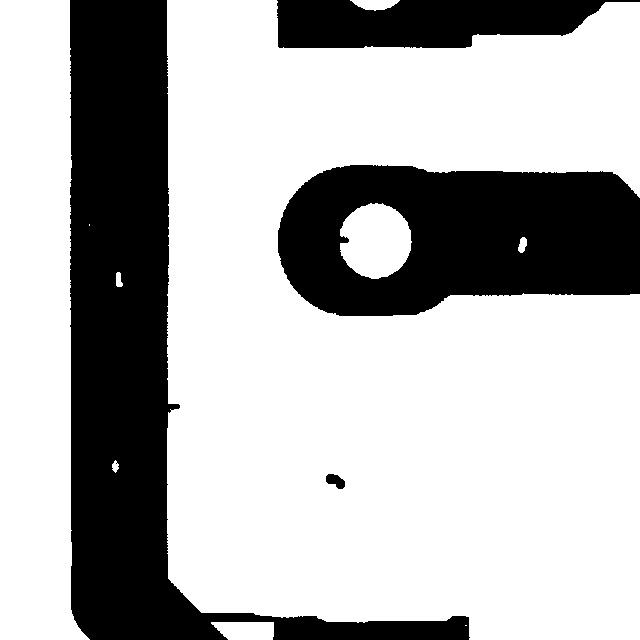
#> input picture data/DeepPCB_raw/PCBData/group00041/00041/00041002_test.jpg, 640 x 640 px
$ python -i preprocessor.py   (imports and definitions only)
#> lines starting #> are read from the running program, lines starting #| are printed output that depends on the picture; after the words box and inside, x2 and y2 are one past the last pixel; in counts of white or black regions, pixels touching at a corner belong together
"""工业 PCB 图像预处理流程。

ROI 有效区域裁剪 -> 高斯滤波降噪 -> 亮度/对比度均衡 -> 尺寸归一化。
每一步均可独立调用，便于论文中说明各环节的贡献。
"""
import cv2
import numpy as np


class PCBPreprocessor:
    def __init__(self, target_size=320):
        self.target_size = target_size

    def crop_roi(self, image):
        """基于最大前景轮廓裁剪有效 PCB 区域，保留 3% 边距防止切掉边缘缺陷。"""
        gray = cv2.cvtColor(image, cv2.COLOR_BGR2GRAY)
        blur = cv2.GaussianBlur(gray, (5, 5), 0)
        _, binary = cv2.threshold(blur, 0, 255, cv2.THRESH_BINARY_INV + cv2.THRESH_OTSU)
        contours, _ = cv2.findContours(binary, cv2.RETR_EXTERNAL, cv2.CHAIN_APPROX_SIMPLE)
        if not contours:
            return image, "ROI: 未找到有效轮廓，保留原图"
        contour = max(contours, key=cv2.contourArea)
        x, y, w, h = cv2.boundingRect(contour)
        height, width = image.shape[:2]
        # DeepPCB 图像本身已是裁剪好的板区，前景为线路而非整板轮廓。
        # 仅当轮廓在宽、高两个方向均覆盖大部分画面时才执行裁剪，避免误切缺陷。
        if w < 0.70 * width or h < 0.70 * height:
            return image, "ROI: 图像已为有效板区，保留原图"
        margin_x, margin_y = int(0.03 * width), int(0.03 * height)
        x0, y0 = max(0, x - margin_x), max(0, y - margin_y)
        x1, y1 = min(width, x + w + margin_x), min(height, y + h + margin_y)
        return image[y0:y1, x0:x1], f"ROI: 裁剪至 {x1 - x0}×{y1 - y0}"

    def denoise(self, image):
        """高斯滤波抑制细小噪点。"""
        return cv2.GaussianBlur(image, (3, 3), 0), "降噪: Gaussian 3×3"

    def balance_brightness(self, image):
        """LAB 空间 CLAHE 局部对比度增强，改善光照不均。"""
        lab = cv2.cvtColor(image, cv2.COLOR_BGR2LAB)
        l_channel, a_channel, b_channel = cv2.split(lab)
        clahe = cv2.createCLAHE(clipLimit=1.5, tileGridSize=(8, 8))
        enhanced = clahe.apply(l_channel)
        result = cv2.cvtColor(cv2.merge([enhanced, a_channel, b_channel]), cv2.COLOR_LAB2BGR)
        return result, "均衡: CLAHE clip=1.5"

    def normalize(self, image):
        """等比缩放并补边到统一尺寸（letterbox）。"""
        height, width = image.shape[:2]
        scale = min(self.target_size / width, self.target_size / height)
        new_w, new_h = max(1, round(width * scale)), max(1, round(height * scale))
        resized = cv2.resize(image, (new_w, new_h), interpolation=cv2.INTER_LINEAR)
        canvas = np.full((self.target_size, self.target_size, 3), 114, dtype=np.uint8)
        x_offset = (self.target_size - new_w) // 2
        y_offset = (self.target_size - new_h) // 2
        canvas[y_offset:y_offset + new_h, x_offset:x_offset + new_w] = resized
        return canvas, f"归一化: {self.target_size}×{self.target_size}"

    def process(self, image):
        """完整预处理流程，返回 (处理后图像, 步骤说明列表)。"""
        steps = []
        result, note = self.crop_roi(image)
        steps.append(note)
        result, note = self.denoise(result)
        steps.append(note)
        result, note = self.balance_brightness(result)
        steps.append(note)
        return result, steps

>>> import cv2
>>> picture = cv2.imread('../data/DeepPCB_raw/PCBData/group00041/00041/00041002_test.jpg')
#> picture is the input picture: shape (640, 640, 3); min 0, max 255, mean 178.4
>>> result = PCBPreprocessor().process(picture)
#> in crop_roi, `_, binary = cv2.threshold(blur, 0, 255, cv2.THRESH_BINARY_INV + cv2.TH..`:
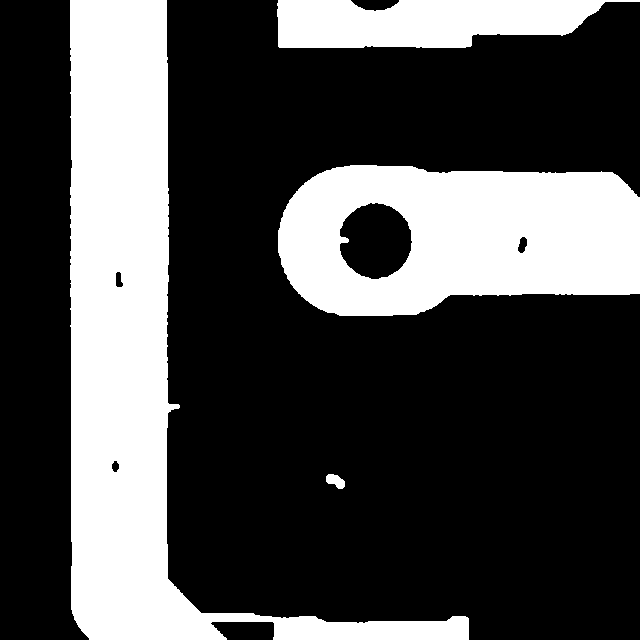
#> binary: shape (640, 640); 30% white; 4 white regions
#> in crop_roi, `contours, _ = cv2.findContours(binary, cv2.RETR_EXTERNAL, cv2.CHAIN_AP..`: contours = 4 contours; box (x1, y1, x2, y2) and area: (70, 0, 469, 640) 67173, (278, 165, 640, 316) 45536, (277, 0, 640, 48) 12634, (326, 474, 345, 489) 164
#> in crop_roi, `contour = max(contours, key=cv2.contourArea)`: contour = contour of 260 points, box (x1, y1, x2, y2) (70, 0, 469, 640), area 67173
#> in crop_roi, `x, y, w, h = cv2.boundingRect(contour)`: x = 70; y = 0; w = 399; h = 640
#> in process, `result, note = self.crop_roi(image)`: note = 'ROI: 图像已为有效板区，保留原图'
#> in process, `result, note = self.denoise(result)`: note = '降噪: Gaussian 3×3'
#> in balance_brightness, `lab = cv2.cvtColor(image, cv2.COLOR_BGR2LAB)`: lab: shape (640, 640, 3); mean of channels 0, 1, 2 178.5, 128, 128
#> in balance_brightness, `l_channel, a_channel, b_channel = cv2.split(lab)`: a_channel: shape (640, 640); every value is 128
#> in process, `result, note = self.balance_brightness(result)`: note = '均衡: CLAHE clip=1.5'

$ run again, on data/DeepPCB_raw/PCBData/group00041/00041/00041005_test.jpg
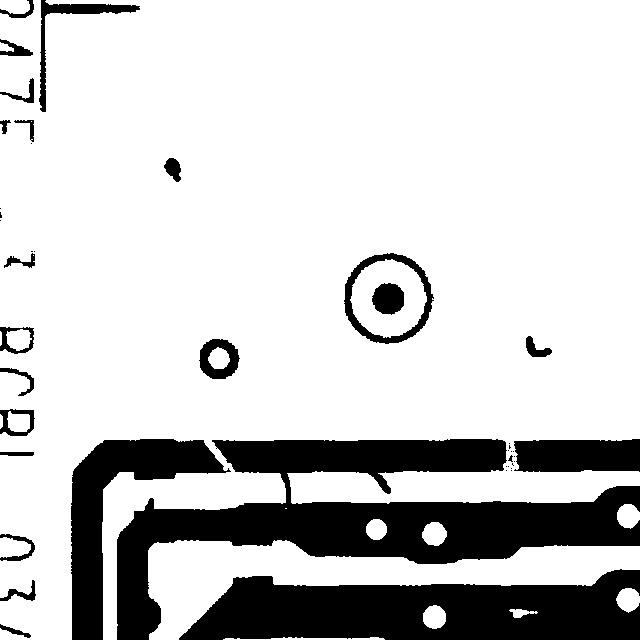
#> input picture data/DeepPCB_raw/PCBData/group00041/00041/00041005_test.jpg, 640 x 640 px
#> picture is the input picture: shape (640, 640, 3); min 0, max 255, mean 204.3
#> in crop_roi, `blur = cv2.GaussianBlur(gray, (5, 5), 0)`:
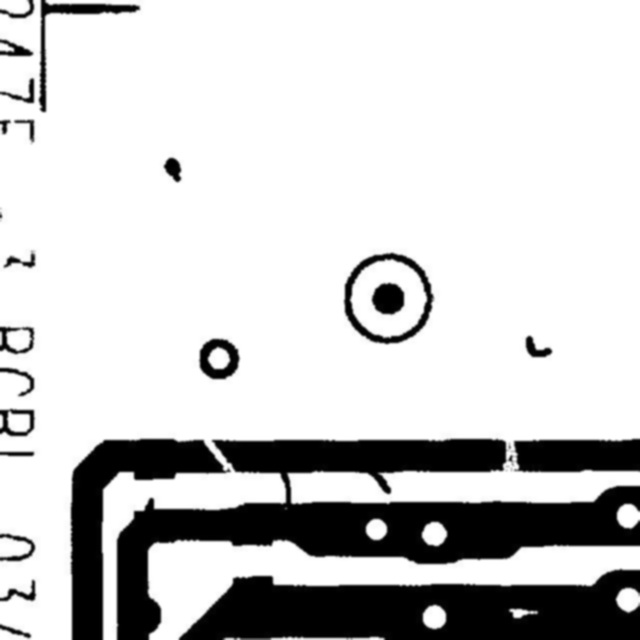
#> blur: shape (640, 640); min 0, max 255, mean 204.3
#> in crop_roi, `_, binary = cv2.threshold(blur, 0, 255, cv2.THRESH_BINARY_INV + cv2.TH..`:
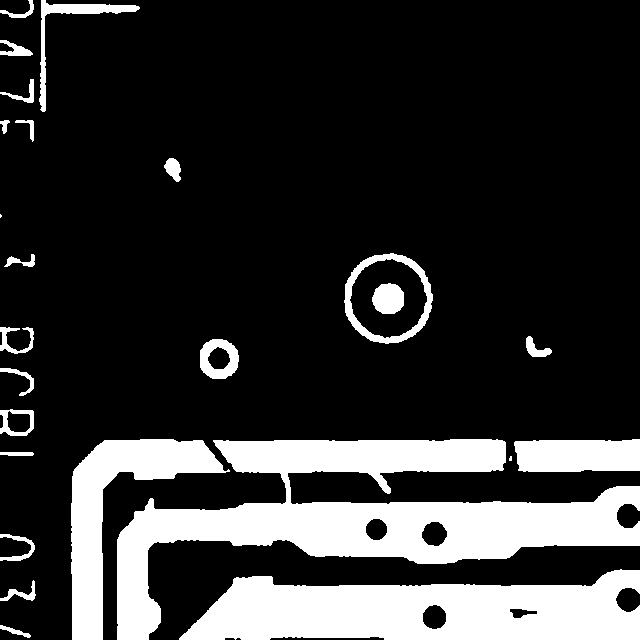
#> binary: shape (640, 640); 19.9% white; 25 white regions (2 under 20 px)
#> contours = 24 contours, 2 with area under 20; largest, box (x1, y1, x2, y2) and area: (117, 439, 640, 640) 35772, (179, 569, 640, 640) 23546, (71, 439, 230, 640) 9498, (344, 253, 433, 344) 6177, (514, 439, 640, 472) 3698
#> contour = contour of 431 points, box (x1, y1, x2, y2) (117, 439, 640, 640), area 35772
#> x = 117; y = 439; w = 523; h = 201
#> in process, `result, note = self.crop_roi(image)`: note = 'ROI: 图像已为有效板区，保留原图'
#> in process, `result, note = self.denoise(result)`: note = '降噪: Gaussian 3×3'
#> lab: shape (640, 640, 3); mean of channels 0, 1, 2 204.5, 128, 128
#> a_channel: shape (640, 640); every value is 128
#> in process, `result, note = self.balance_brightness(result)`: note = '均衡: CLAHE clip=1.5'

$ run again, on data/DeepPCB_raw/PCBData/group00041/00041/00041045_test.jpg
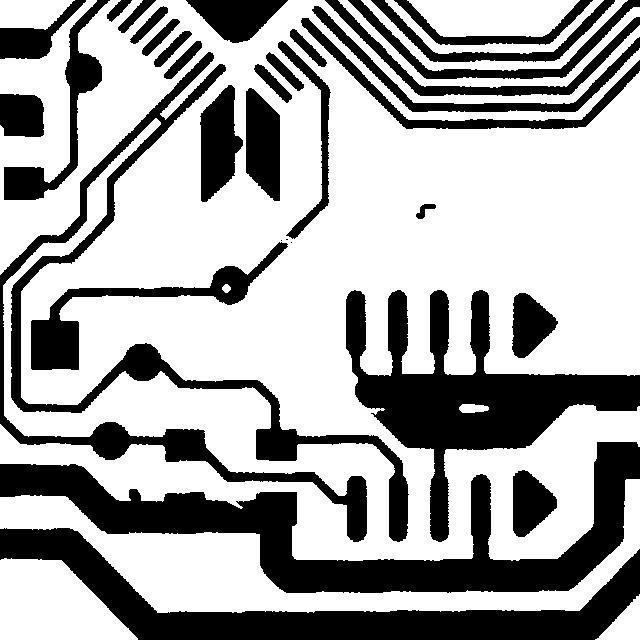
#> input picture data/DeepPCB_raw/PCBData/group00041/00041/00041045_test.jpg, 640 x 640 px
#> picture is the input picture: shape (640, 640, 3); min 0, max 255, mean 167.8
#> in crop_roi, `blur = cv2.GaussianBlur(gray, (5, 5), 0)`:
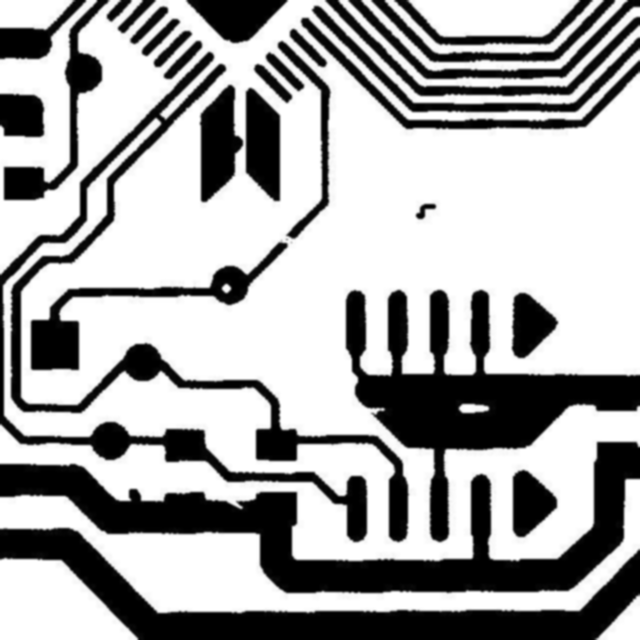
#> blur: shape (640, 640); min 0, max 255, mean 167.8
#> in crop_roi, `_, binary = cv2.threshold(blur, 0, 255, cv2.THRESH_BINARY_INV + cv2.TH..`:
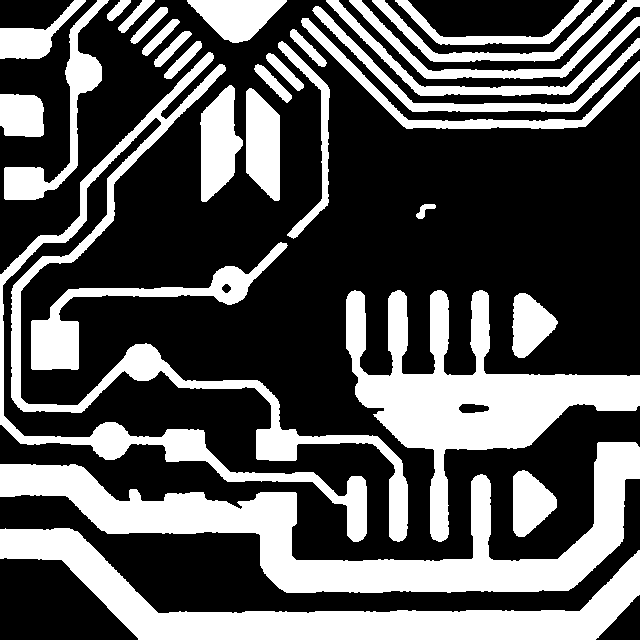
#> binary: shape (640, 640); 34.3% white; 30 white regions
#> contours = 30 contours; largest, box (x1, y1, x2, y2) and area: (0, 442, 640, 593) 27055, (346, 290, 640, 542) 22046, (0, 528, 640, 640) 20109, (0, 52, 408, 542) 18567, (31, 242, 288, 370) 5116
#> contour = contour of 400 points, box (x1, y1, x2, y2) (0, 442, 640, 593), area 27055
#> x = 0; y = 442; w = 640; h = 151
#> in process, `result, note = self.crop_roi(image)`: note = 'ROI: 图像已为有效板区，保留原图'
#> in process, `result, note = self.denoise(result)`: note = '降噪: Gaussian 3×3'
#> lab: shape (640, 640, 3); mean of channels 0, 1, 2 168.2, 128, 128
#> a_channel: shape (640, 640); every value is 128
#> in process, `result, note = self.balance_brightness(result)`: note = '均衡: CLAHE clip=1.5'

$ run again, on data/DeepPCB_raw/PCBData/group00041/00041/00041057_test.jpg
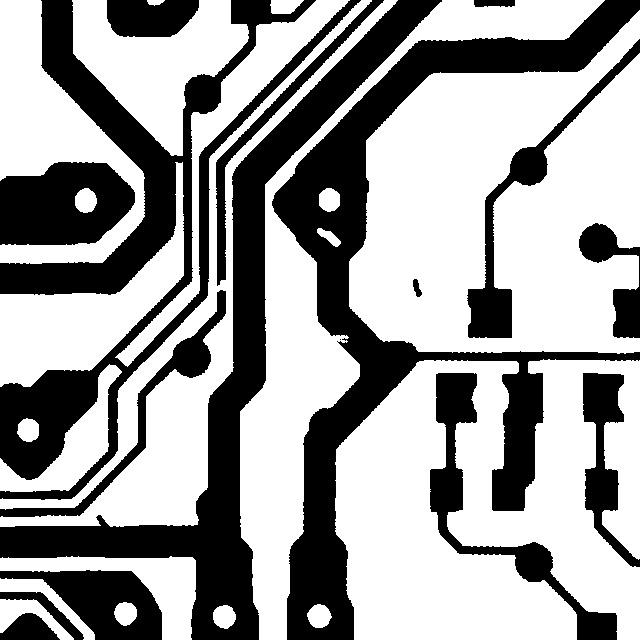
#> input picture data/DeepPCB_raw/PCBData/group00041/00041/00041057_test.jpg, 640 x 640 px
#> picture is the input picture: shape (640, 640, 3); min 0, max 255, mean 158.6
#> in crop_roi, `blur = cv2.GaussianBlur(gray, (5, 5), 0)`:
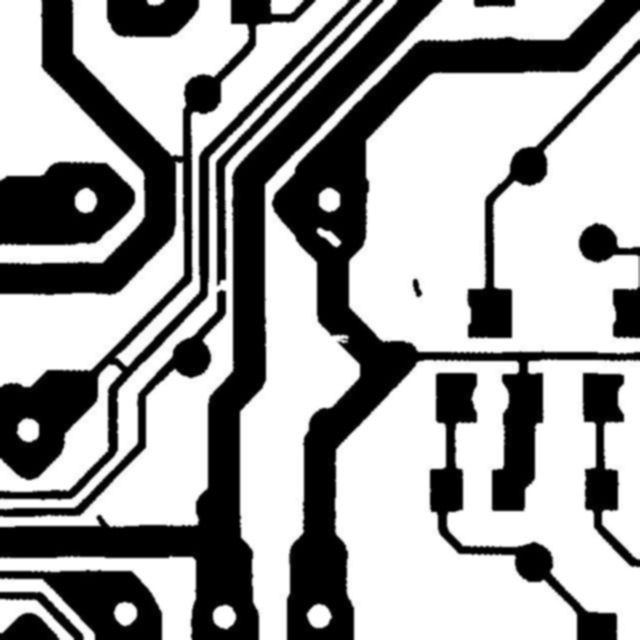
#> blur: shape (640, 640); min 0, max 255, mean 158.7
#> in crop_roi, `_, binary = cv2.threshold(blur, 0, 255, cv2.THRESH_BINARY_INV + cv2.TH..`:
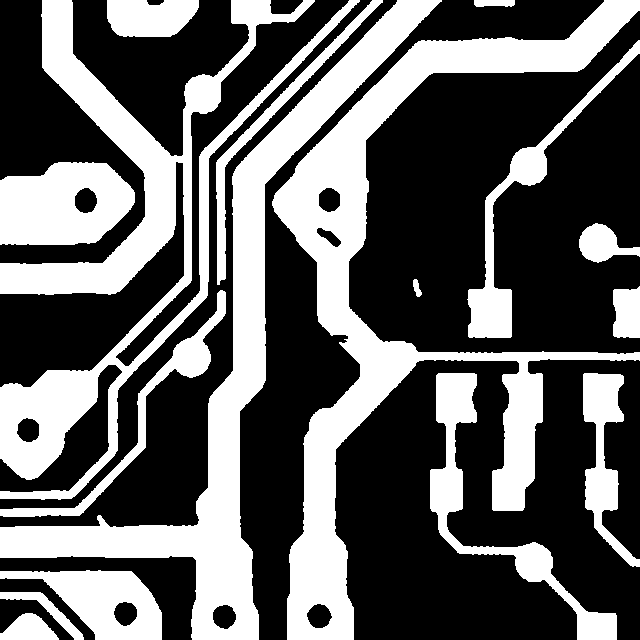
#> binary: shape (640, 640); 37.8% white; 17 white regions
#> contours = 17 contours; largest, box (x1, y1, x2, y2) and area: (272, 0, 640, 640) 42694, (0, 0, 360, 500) 31912, (0, 0, 442, 640) 31857, (0, 162, 135, 245) 9022, (430, 373, 617, 640) 6952
#> contour = contour of 619 points, box (x1, y1, x2, y2) (272, 0, 640, 640), area 42694
#> x = 272; y = 0; w = 368; h = 640
#> in process, `result, note = self.crop_roi(image)`: note = 'ROI: 图像已为有效板区，保留原图'
#> in process, `result, note = self.denoise(result)`: note = '降噪: Gaussian 3×3'
#> lab: shape (640, 640, 3); mean of channels 0, 1, 2 159, 128, 128
#> a_channel: shape (640, 640); every value is 128
#> in process, `result, note = self.balance_brightness(result)`: note = '均衡: CLAHE clip=1.5'
